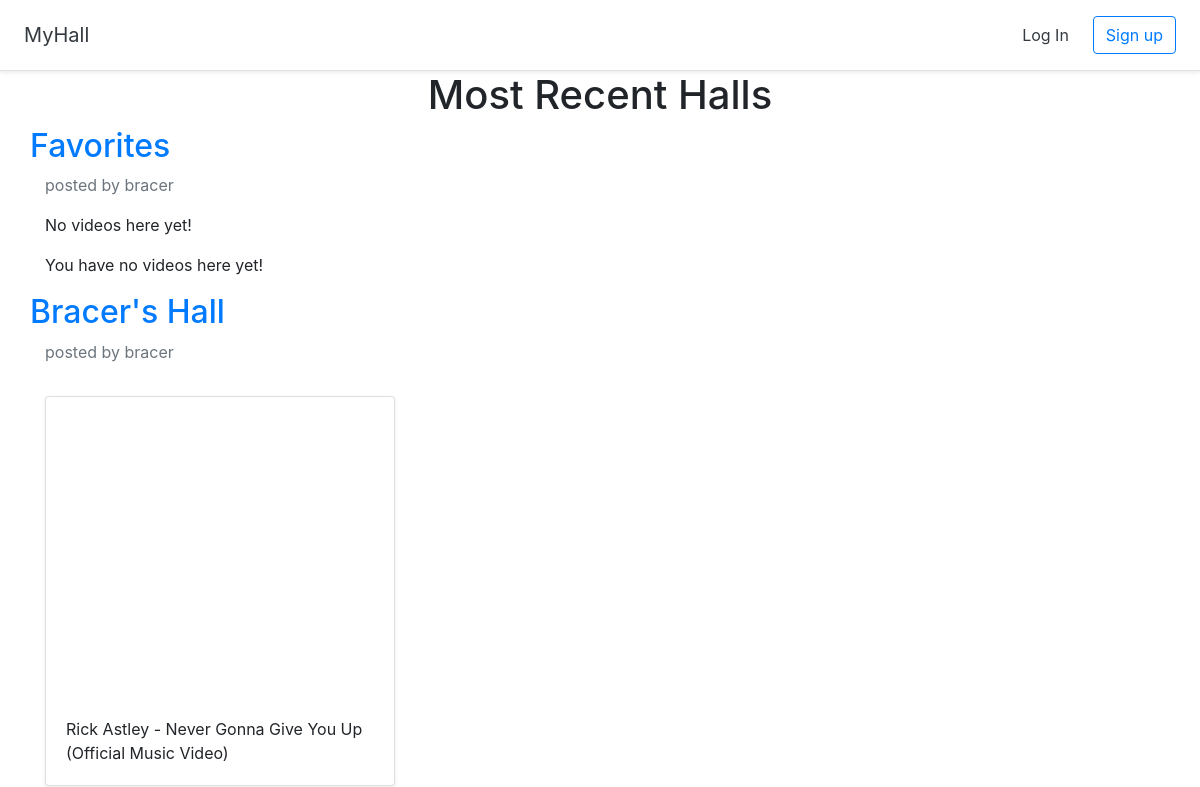
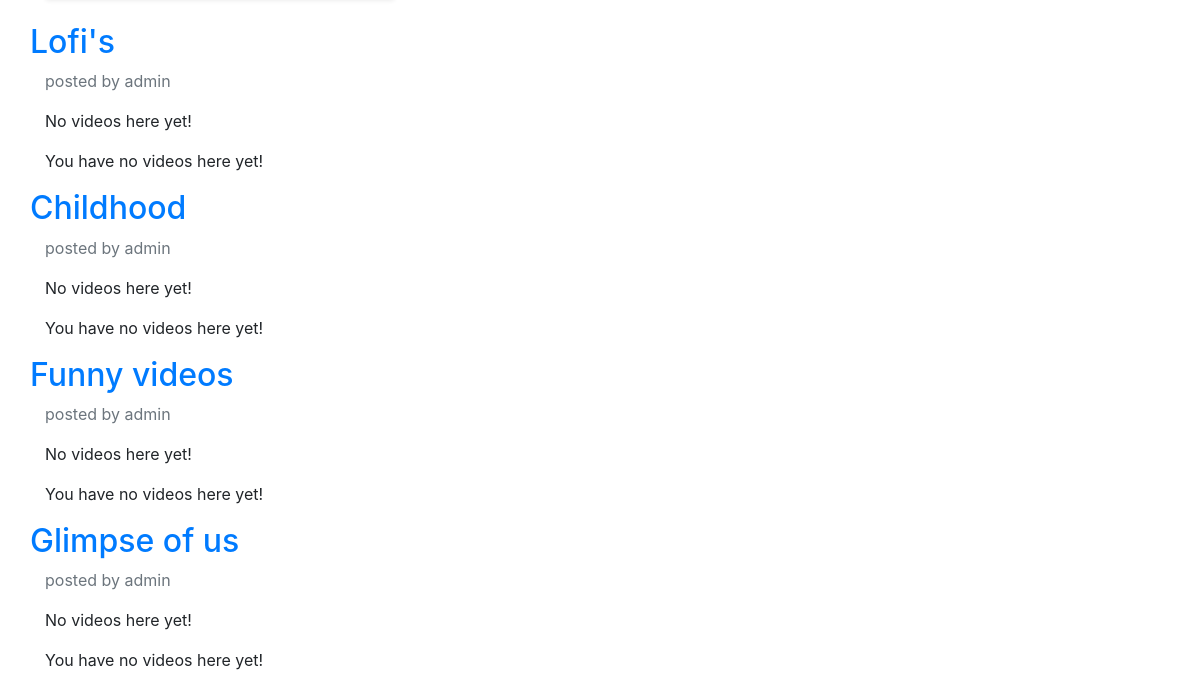
/most-recent, run on an earlier commit of the app's database (2 pictures, top to bottom).
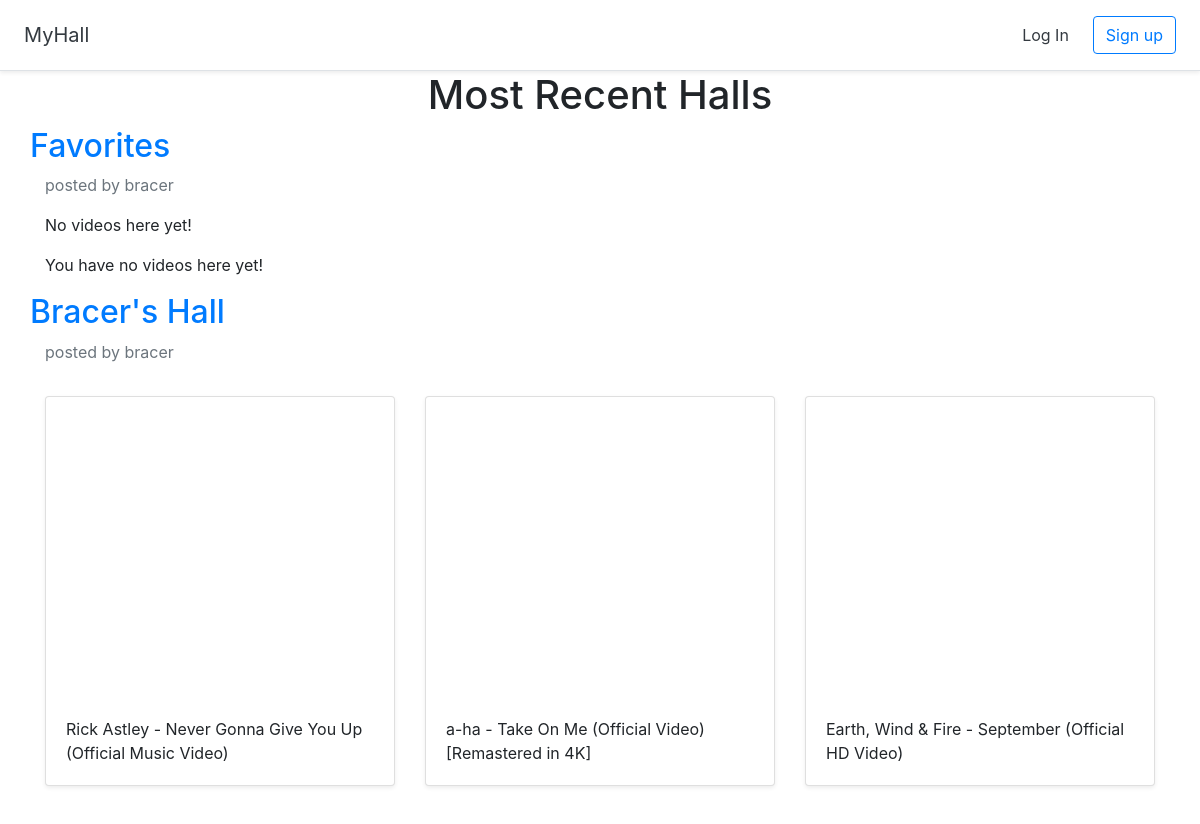
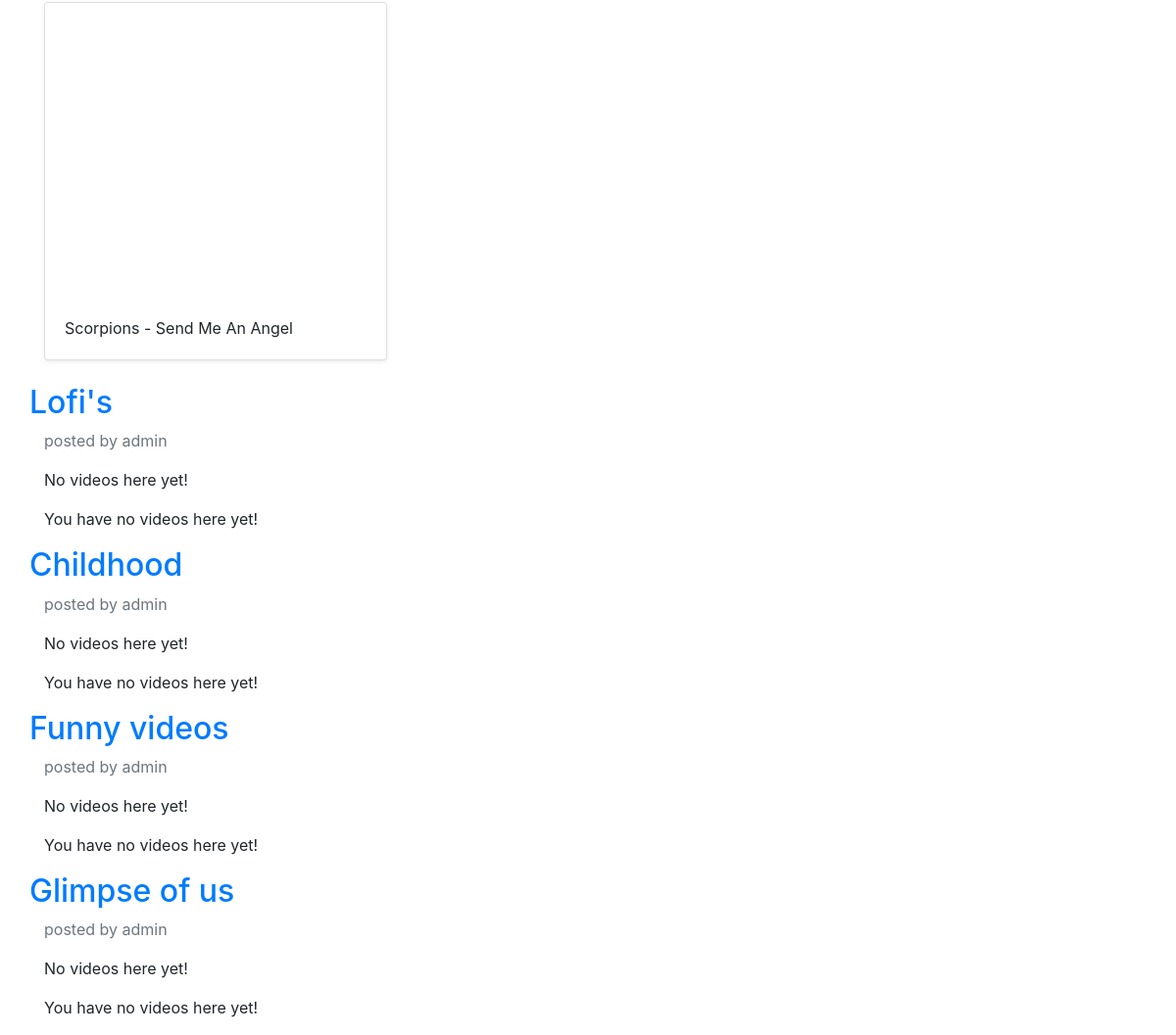
And on a later commit of the database (2 pictures, top to bottom).
### core/models.py (models this page shows)
class Hall(models.Model):
    title = models.CharField(max_length=255)
    user = models.ForeignKey(User, on_delete=models.CASCADE)

class Video(models.Model):
    title = models.CharField(max_length=255)
    url = models.URLField()
    youtube_id = models.CharField(max_length=255)
    hall = models.ForeignKey(Hall, on_delete=models.CASCADE)

### core/views.py (the view)
# urls.py: path("most-recent", recent, name="most_recent"),
def recent(request):
    most_recent = Hall.objects.all().order_by('-id')
    return render(request, "index/recent.html", {"recent":most_recent})

### core/templates/index/recent.html
{% extends 'base.html' %}
{% load static %}
{% block content %}
    {% include 'index/body_most_recent.html' %}
{% endblock %}

### core/templates/index/body_most_recent.html
<div class="container">
    <h1 class="text-center">Most Recent Halls</h1>
    {% for hall in recent %}
    <div class="row">
        <h2><a href="{% url 'detail_hall' hall.id %}">{{ hall.title }}</a></h2>
    </div>
    <div class="text-muted">
        <p> posted by {{ hall.user }}</p>
    </div>
    {% if not hall.video_set.all %}
                <p>No videos here yet!</p>
    {% endif %}
    {% if user.is_authenticated %}
        {% if user.id == hall.user.id %}
            {% if hall.video_set.all %}
                <a href="{% url 'update_hall' hall.id %}" class="btn btn-warning">Edit hall</a>
                <a href="{% url 'add_video' hall.id %}" class="btn btn-primary">Add video</a>
                <a href="{% url 'delete_hall' hall.id %}" class="btn btn-danger">DELETE HALL</a>
            {% endif %}
        {% endif %}
    {% else %}
        {% if not hall.video_set.all %}
            <p>You have no videos here yet!</p>
        {% endif %}
    {% endif %}
    <div class="row">
        {% for video in hall.video_set.all|slice:":6" %}
        <div class="col-md-4 mt-3">
            <div class="card mb-4 shadow-sm">
                <iframe width="100%" height="300" src="https://www.youtube.com/embed/{{ video.youtube_id }}"
                    frameborder="0"
                    allow="accelerometer; autoplay; clipboard-write; encrypted-media; gyroscope; picture-in-picture"
                    allowfullscreen></iframe>
                <div class="card-body">
                    <p class="card-text">{{ video.title }}</p>
                </div>
            </div>
        </div>
        {% endfor %}
    </div>
    {% endfor %}
</div>

What changed in the data, as far as the page shows it:
added Video: title "a-ha - Take On Me (Official Video) [Remastered in 4K]", shown under Hall "Bracer's Hall"
added Video: title "Earth, Wind & Fire - September (Official HD Video)", shown under Hall "Bracer's Hall"
added Video: title "Scorpions - Send Me An Angel", shown under Hall "Bracer's Hall"
